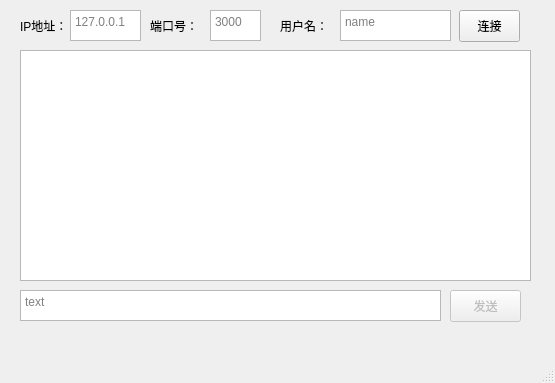
<?xml version="1.0" encoding="UTF-8"?>
<ui version="4.0">
 <class>ClientWindow</class>
 <widget class="QMainWindow" name="ClientWindow">
  <property name="geometry">
   <rect>
    <x>0</x>
    <y>0</y>
    <width>555</width>
    <height>383</height>
   </rect>
  </property>
  <property name="minimumSize">
   <size>
    <width>555</width>
    <height>383</height>
   </size>
  </property>
  <property name="maximumSize">
   <size>
    <width>555</width>
    <height>383</height>
   </size>
  </property>
  <property name="windowTitle">
   <string>聊天室客户端</string>
  </property>
  <widget class="QWidget" name="centralwidget">
   <widget class="QLabel" name="label_2">
    <property name="geometry">
     <rect>
      <x>150</x>
      <y>10</y>
      <width>58</width>
      <height>31</height>
     </rect>
    </property>
    <property name="text">
     <string>端口号：</string>
    </property>
   </widget>
   <widget class="QPushButton" name="connect">
    <property name="geometry">
     <rect>
      <x>459</x>
      <y>10</y>
      <width>61</width>
      <height>32</height>
     </rect>
    </property>
    <property name="text">
     <string>连接</string>
    </property>
   </widget>
   <widget class="QLabel" name="label">
    <property name="geometry">
     <rect>
      <x>20</x>
      <y>10</y>
      <width>61</width>
      <height>31</height>
     </rect>
    </property>
    <property name="text">
     <string>IP地址：</string>
    </property>
   </widget>
   <widget class="QListWidget" name="listWidget">
    <property name="geometry">
     <rect>
      <x>20</x>
      <y>50</y>
      <width>511</width>
      <height>231</height>
     </rect>
    </property>
   </widget>
   <widget class="QTextEdit" name="addr">
    <property name="geometry">
     <rect>
      <x>70</x>
      <y>10</y>
      <width>71</width>
      <height>31</height>
     </rect>
    </property>
    <property name="placeholderText">
     <string>127.0.0.1</string>
    </property>
   </widget>
   <widget class="QTextEdit" name="port">
    <property name="geometry">
     <rect>
      <x>210</x>
      <y>10</y>
      <width>51</width>
      <height>31</height>
     </rect>
    </property>
    <property name="placeholderText">
     <string>3000</string>
    </property>
   </widget>
   <widget class="QLabel" name="label_3">
    <property name="geometry">
     <rect>
      <x>280</x>
      <y>10</y>
      <width>58</width>
      <height>31</height>
     </rect>
    </property>
    <property name="text">
     <string>用户名：</string>
    </property>
   </widget>
   <widget class="QTextEdit" name="name">
    <property name="geometry">
     <rect>
      <x>340</x>
      <y>10</y>
      <width>111</width>
      <height>31</height>
     </rect>
    </property>
    <property name="placeholderText">
     <string>name</string>
    </property>
   </widget>
   <widget class="QTextEdit" name="text">
    <property name="geometry">
     <rect>
      <x>20</x>
      <y>290</y>
      <width>421</width>
      <height>31</height>
     </rect>
    </property>
    <property name="placeholderText">
     <string>text</string>
    </property>
   </widget>
   <widget class="QPushButton" name="send">
    <property name="enabled">
     <bool>false</bool>
    </property>
    <property name="geometry">
     <rect>
      <x>450</x>
      <y>290</y>
      <width>71</width>
      <height>32</height>
     </rect>
    </property>
    <property name="text">
     <string>发送</string>
    </property>
   </widget>
  </widget>
  <widget class="QMenuBar" name="menubar">
   <property name="geometry">
    <rect>
     <x>0</x>
     <y>0</y>
     <width>555</width>
     <height>24</height>
    </rect>
   </property>
  </widget>
  <widget class="QStatusBar" name="statusbar"/>
 </widget>
 <resources/>
 <connections/>
</ui>
